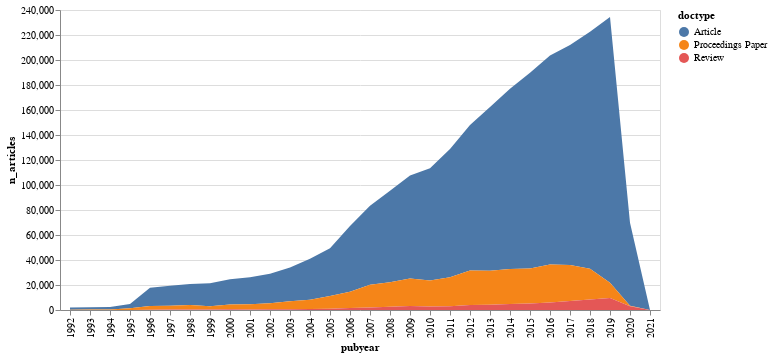

The code cell stored with this chart in its notebook:
### Code cell
alt.Chart(df).mark_area().encode(
    alt.X("pubyear:O"), alt.Y("n_articles:Q"), alt.Color("doctype:N")
)

### Figure 1 — Vega-Lite specification as saved in the notebook (floating-point values rounded to 4 significant figures)
{"$schema": "https://vega.github.io/schema/vega-lite/v4.8.1.json", "config": {"view": {"continuousHeight": 300, "continuousWidth": 400}}, "data": {"name": "data-e4b3177c3bb65577deadac6582646119"}, "datasets": {"data-e4b3177c3bb65577deadac6582646119": [{"doctype": "Article", "n_articles": 1720, "pubyear": 1992}, {"doctype": "Article", "n_articles": 1903, "pubyear": 1993}, {"doctype": "Article", "n_articles": 1993, "pubyear": 1994}, {"doctype": "Article", "n_articles": 3395, "pubyear": 1995}, {"doctype": "Article", "n_articles": 14600, "pubyear": 1996}, {"doctype": "Article", "n_articles": 15961, "pubyear": 1997}, {"doctype": "Article", "n_articles": 16792, "pubyear": 1998}, {"doctype": "Article", "n_articles": 18322, "pubyear": 1999}, {"doctype": "Article", "n_articles": 20069, "pubyear": 2000}, {"doctype": "Article", "n_articles": 21485, "pubyear": 2001}, {"doctype": "Article", "n_articles": 23655, "pubyear": 2002}, {"doctype": "Article", "n_articles": 27017, "pubyear": 2003}, {"doctype": "Article", "n_articles": 32835, "pubyear": 2004}, {"doctype": "Article", "n_articles": 38178, "pubyear": 2005}, {"doctype": "Article", "n_articles": 52610, "pubyear": 2006}, {"doctype": "Article", "n_articles": 63253, "pubyear": 2007}, {"doctype": "Article", "n_articles": 73153, "pubyear": 2008}, {"doctype": "Article", "n_articles": 82352, "pubyear": 2009}, {"doctype": "Article", "n_articles": 89803, "pubyear": 2010}, {"doctype": "Article", "n_articles": 102716, "pubyear": 2011}, {"doctype": "Article", "n_articles": 116254, "pubyear": 2012}, {"doctype": "Article", "n_articles": 130956, "pubyear": 2013}, {"doctype": "Article", "n_articles": 144220, "pubyear": 2014}, {"doctype": "Article", "n_articles": 156722, "pubyear": 2015}, {"doctype": "Article", "n_articles": 167142, "pubyear": 2016}, {"doctype": "Article", "n_articles": 176049, "pubyear": 2017}, {"doctype": "Article", "n_articles": 189611, "pubyear": 2018}, {"doctype": "Article", "n_articles": 212587, "pubyear": 2019}, {"doctype": "Article", "n_articles": 66372, "pubyear": 2020}, {"doctype": "Article", "n_articles": 1, "pubyear": 2021}, {"doctype": "Proceedings Paper", "n_articles": 268, "pubyear": 1992}, {"doctype": "Proceedings Paper", "n_articles": 326, "pubyear": 1993}, {"doctype": "Proceedings Paper", "n_articles": 411, "pubyear": 1994}, {"doctype": "Proceedings Paper", "n_articles": 1380, "pubyear": 1995}, {"doctype": "Proceedings Paper", "n_articles": 2900, "pubyear": 1996}, {"doctype": "Proceedings Paper", "n_articles": 3114, "pubyear": 1997}, {"doctype": "Proceedings Paper", "n_articles": 3686, "pubyear": 1998}, {"doctype": "Proceedings Paper", "n_articles": 2704, "pubyear": 1999}, {"doctype": "Proceedings Paper", "n_articles": 3960, "pubyear": 2000}, {"doctype": "Proceedings Paper", "n_articles": 4194, "pubyear": 2001}, {"doctype": "Proceedings Paper", "n_articles": 4770, "pubyear": 2002}, {"doctype": "Proceedings Paper", "n_articles": 6251, "pubyear": 2003}, {"doctype": "Proceedings Paper", "n_articles": 7368, "pubyear": 2004}, {"doctype": "Proceedings Paper", "n_articles": 10156, "pubyear": 2005}, {"doctype": "Proceedings Paper", "n_articles": 13053, "pubyear": 2006}, {"doctype": "Proceedings Paper", "n_articles": 18126, "pubyear": 2007}, {"doctype": "Proceedings Paper", "n_articles": 19590, "pubyear": 2008}, {"doctype": "Proceedings Paper", "n_articles": 22120, "pubyear": 2009}, {"doctype": "Proceedings Paper", "n_articles": 20605, "pubyear": 2010}, {"doctype": "Proceedings Paper", "n_articles": 23084, "pubyear": 2011}, {"doctype": "Proceedings Paper", "n_articles": 27789, "pubyear": 2012}, {"doctype": "Proceedings Paper", "n_articles": 27106, "pubyear": 2013}, {"doctype": "Proceedings Paper", "n_articles": 28072, "pubyear": 2014}, {"doctype": "Proceedings Paper", "n_articles": 27989, "pubyear": 2015}, {"doctype": "Proceedings Paper", "n_articles": 30433, "pubyear": 2016}, {"doctype": "Proceedings Paper", "n_articles": 28712, "pubyear": 2017}, {"doctype": "Proceedings Paper", "n_articles": 24661, "pubyear": 2018}, {"doctype": "Proceedings Paper", "n_articles": 12196, "pubyear": 2019}, {"doctype": "Proceedings Paper", "n_articles": 301, "pubyear": 2020}, {"doctype": "Review", "n_articles": 28, "pubyear": 1992}, {"doctype": "Review", "n_articles": 39, "pubyear": 1993}, {"doctype": "Review", "n_articles": 44, "pubyear": 1994}, {"doctype": "Review", "n_articles": 94, "pubyear": 1995}, {"doctype": "Review", "n_articles": 265, "pubyear": 1996}, {"doctype": "Review", "n_articles": 331, "pubyear": 1997}, {"doctype": "Review", "n_articles": 343, "pubyear": 1998}, {"doctype": "Review", "n_articles": 363, "pubyear": 1999}, {"doctype": "Review", "n_articles": 515, "pubyear": 2000}, {"doctype": "Review", "n_articles": 475, "pubyear": 2001}, {"doctype": "Review", "n_articles": 568, "pubyear": 2002}, {"doctype": "Review", "n_articles": 691, "pubyear": 2003}, {"doctype": "Review", "n_articles": 887, "pubyear": 2004}, {"doctype": "Review", "n_articles": 1044, "pubyear": 2005}, {"doctype": "Review", "n_articles": 1629, "pubyear": 2006}, {"doctype": "Review", "n_articles": 2053, "pubyear": 2007}, {"doctype": "Review", "n_articles": 2610, "pubyear": 2008}, {"doctype": "Review", "n_articles": 3157, "pubyear": 2009}, {"doctype": "Review", "n_articles": 2897, "pubyear": 2010}, {"doctype": "Review", "n_articles": 3091, "pubyear": 2011}, {"doctype": "Review", "n_articles": 3911, "pubyear": 2012}, {"doctype": "Review", "n_articles": 4257, "pubyear": 2013}, {"doctype": "Review", "n_articles": 4785, "pubyear": 2014}, {"doctype": "Review", "n_articles": 5179, "pubyear": 2015}, {"doctype": "Review", "n_articles": 5992, "pubyear": 2016}, {"doctype": "Review", "n_articles": 7242, "pubyear": 2017}, {"doctype": "Review", "n_articles": 8424, "pubyear": 2018}, {"doctype": "Review", "n_articles": 9574, "pubyear": 2019}, {"doctype": "Review", "n_articles": 3079, "pubyear": 2020}]}, "encoding": {"color": {"field": "doctype", "type": "nominal"}, "x": {"field": "pubyear", "type": "ordinal"}, "y": {"field": "n_articles", "type": "quantitative"}}, "mark": "area"}
